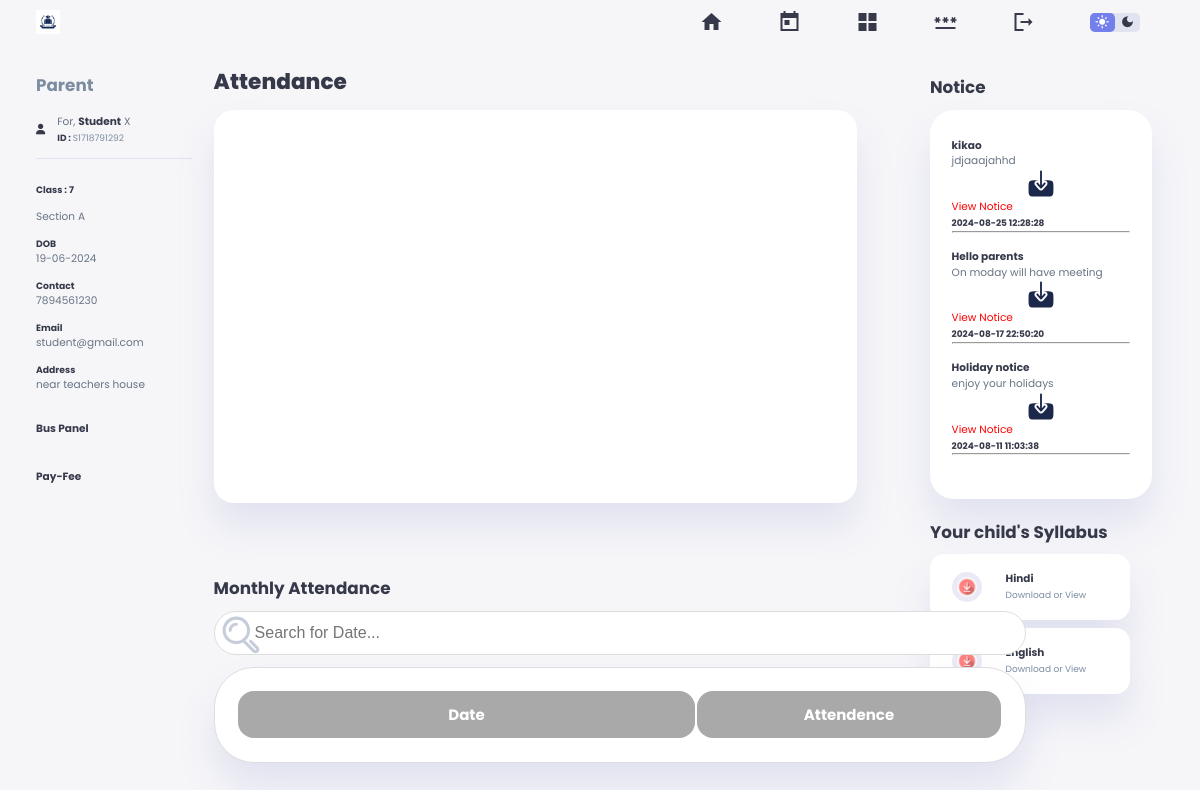
Page /parent_panel/index.php (signed in) on the committed database.
### tables this page shows
CREATE TABLE `students` (
  `s_no` int(20) NOT NULL,
  `id` varchar(40) NOT NULL,
  `fname` varchar(100) NOT NULL,
  `lname` varchar(100) NOT NULL,
  `father` varchar(200) NOT NULL,
  `gender` varchar(10) NOT NULL,
  `class` varchar(20) NOT NULL,
  `section` varchar(50) NOT NULL,
  `dob` varchar(15) NOT NULL,
  `image` varchar(50) NOT NULL DEFAULT '1701517055user.png',
  `phone` varchar(15) NOT NULL,
  `email` varchar(100) NOT NULL,
  `address` varchar(200) NOT NULL,
  `city` varchar(50) NOT NULL,
  `zip` varchar(20) NOT NULL,
  `state` varchar(50) DEFAULT NULL,
  `request_date` varchar(30) DEFAULT NULL,
  `request_time` varchar(30) DEFAULT NULL,
  `request` varchar(30) DEFAULT NULL
);

CREATE TABLE `notice` (
  `s_no` int(20) NOT NULL,
  `sender_id` varchar(40) NOT NULL,
  `editor_id` varchar(40) NOT NULL,
  `title` varchar(100) NOT NULL,
  `body` varchar(1000) NOT NULL,
  `file` varchar(100) NOT NULL,
  `importance` varchar(5) NOT NULL DEFAULT '1',
  `timestamp` datetime NOT NULL DEFAULT current_timestamp(),
  `role` varchar(11) DEFAULT NULL,
  `class` varchar(11) DEFAULT NULL
);

CREATE TABLE `syllabus` (
  `s_no` int(20) NOT NULL,
  `class` varchar(50) NOT NULL,
  `subject` varchar(100) NOT NULL,
  `file` varchar(100) NOT NULL DEFAULT '-1'
);

### parent_panel/index.php (the view, shortened to what this page needs)
<?php include("./verifyRoleRedirect.php"); ?>
<!DOCTYPE html>
<html lang="en">
<head>
    <link rel="stylesheet" href="style.css">
    <link href='https://unpkg.com/boxicons@2.1.4/css/boxicons.min.css' rel='stylesheet'>
    <link rel="stylesheet" href="https://cdnjs.cloudflare.com/ajax/libs/font-awesome/6.0.0-beta3/css/all.min.css">
</head>
<body>
    <header>
        <div class="logo" title="University Management System">
            <img src="./images/1.jpg" alt="">
        </div>
        <div class="navbar">
        <a href="index.php">
                <span class="material-icons-sharp">home</span>
            </a>
            <a href="timetable.php" onclick="timeTableAll()">
                <span class="material-icons-sharp">today</span>
            </a>
            <a href="exam.php">
                <span class="material-icons-sharp">grid_view</span>
            </a>
            <a href="password.php">
                <span class="material-icons-sharp">password</span>
            </a>
            <a href="logout.php">
                <span class="material-icons-sharp" onclick="">logout</span>
            </a>
        </div>
        <div class="theme-toggler">
            <span class="material-icons-sharp active">light_mode</span>
            <span class="material-icons-sharp">dark_mode</span>
        </div>
    </header>
    <div class="container">
        <aside>
            <div class="profile">
            <h2 class='text-muted'>Parent</h2><br>
                <div class="top">
                <div class="icon-container">
                <i class="fa fa-user"></i>
                </div>
                    <div class="info">
                        <?php
                        $id = $_SESSION['uid'];
                        $query = "select * from students where id='$id'";
                        $result = $conn->query($query);
                        if ($result->num_rows > 0) {
                            while ($row = $result->fetch_assoc()) {
                                echo "
                            <p>For, <b>" . $row["fname"] . "</b> " . $row["lname"] . "</p>
                        <small class='text-muted'><b>ID&nbsp;:&nbsp;</b>" . $row["id"] . "</small>";
                            }
                        }
                        ?>
                    </div>
                </div>
                <div class="about">
                    <?php
                    $query = "select * from students where id='$id'";
                    $result = $conn->query($query);
                    if ($result->num_rows > 0) {
                        while ($row = $result->fetch_assoc()) {
                            echo "<p><h5>Class : " . $row["class"] . "</h5></p>
                    <p>Section " . $row["section"] . "</p>
                    <h5>DOB</h5>
                    <p>" . $row["dob"] . "</p>
                    <h5>Contact</h5>
                    <p>" . $row["phone"] . "</p>
                    <h5>Email</h5>
                    <p>" . $row["email"] . "</p>
                    <h5>Address</h5>
                    <p>" . $row["address"] . "</p>";
                        }
                    }
                    ?><br>
                    <b><a href="buspanel.php">Bus Panel</a></b><br><br>
                     <br>
                    <b><a href="fee-payment.php">Pay-Fee</a></b>
                </div>
            </div>
        </aside>
        <main>
            <h1>Attendance</h1>
            <div class="subjects">
                <div class="eg">
                    <div id="piechart"></div>
                </div>
            </div>
            <div class="timetable" id="timetable">
                <h2>Monthly Attendance</h2>
                <input type="text" id="myInput" onkeyup="myFunction()" placeholder="Search for Date...">
                <table id="myTable">
                    <tr class="header">
                        <th style="width:60%;">Date</th>
                        <th style="width:40%;">Attendence</th>
                    </tr>
                </table>
                <br><br>
            </div>
        </main>
        <div class="right">
            <div class="announcements">
                <h2>Notice</h2>
                <div class="updates">
                    <div class="message">
                        <?php
$id = $_SESSION['uid'];
$query_sql2 = "SELECT * FROM students WHERE id='$id'";
$result = mysqli_query($conn, $query_sql2);
$row = $result->fetch_assoc();
$class = $row['class'];
$sql_query = "SELECT * FROM notice WHERE (role = 'student' AND class='$class') OR (role = 'NULL' OR role='') ORDER BY s_no DESC LIMIT 3";
$result = mysqli_query($conn, $sql_query);
if ($result->num_rows > 0) {
    while ($row = $result->fetch_assoc()) {
        echo "<p> <b>" . $row['title'] . "</b> <br>" . $row['body'] . "<br></p>";
        if ($row['file'] != null) {
            echo "<a href='../noticeUploads/" . $row['file'] . "'><img src='file.svg' height='30px' width='30px'><p style='color:red;'>View Notice</p></a>";
        }
        echo "<small class='text-muted'><b>" . $row['timestamp'] . "</b></small><hr><br>";
    }
}
?>
                    </div>
                </div>
            </div>
            <div class="leaves " style="margin-top: 20px;">
                <h2>Your child's Syllabus</h2>
                <?php
                $id = $_SESSION['uid'];
                $query_sql = "SELECT * FROM students WHERE id='$id'";
                $result = mysqli_query($conn, $query_sql);
                $row = $result->fetch_assoc();
                $class = $row['class'];
                $sql2 = "SELECT * FROM syllabus WHERE class='$class'";
                $result2 = mysqli_query($conn, $sql2);
                if ($result2->num_rows > 0) {
                    while ($row2 = $result2->fetch_assoc()) {
                        echo "<div class='teacher'>
                    <div class='profile-photo'>
                    <a href='../syllabusUploads/" . $row2['file'] . "'>
                    <img src='./images/profile-2.png' alt=''></div>
                    <div class='info'>
                        <h3>" . $row2['subject'] . "</h3>
                        <small class='text-muted'>Download or View</small>
                        </a>
                    </div>
                </div>";
                    }
                } else {
                    echo '<p style="padding-left: 20px;margin-top: 10px;">Syllabus not uploaded yet!</p>';
                }
                ?>
            </div>
        </div>
    </div>
</body>
</html>

### parent_panel/index.php (style rules this page uses)
.container main .subjects .eg #piechart { width: 600px; height: 350px; padding-right: 0%; position: relative; border-radius: 20px; }
.container main .subjects .eg { border-radius: 20px; }
#myInput { background-image: url('search.svg'); background-position: 5px 2px; background-repeat: no-repeat; width: 80%; font-size: 16px; padding: 12px 20px 12px 40px; border: 1px solid #ddd; margin-bottom: 12px; border-radius: 40px; position: relative; }
#myTable { width: 80%; border: 1px solid #ddd; font-size: 15px; border-radius: 40px; position: relative; }
#myTable th { background-color: #A9A9A9; color: white; }
#myTable th, #myTable td { text-align: center; padding: 12px; border-radius: 16px; }
#myTable tr { border-bottom: 1px solid #ddd; border-radius: 40px; text-align: center; }
#myTable tr.header, #myTable tr:hover { background-color: #f1f1f1; }

### rows in the picture
students: fname "Student", lname "X", id "S1718791292", class "7", section "A", dob "19-06-2024", phone "7894561230", email "student@gmail.com", address "near teachers house"
notice: title "kikao", body "jdjaaajahhd", timestamp "2024-08-25 12:28:28"
notice: title "Hello parents", body "On moday will have meeting", timestamp "2024-08-17 22:50:20"
notice: title "Holiday notice", body "enjoy your holidays", timestamp "2024-08-11 11:03:38"
syllabus: subject "Hindi"
syllabus: subject "English"
